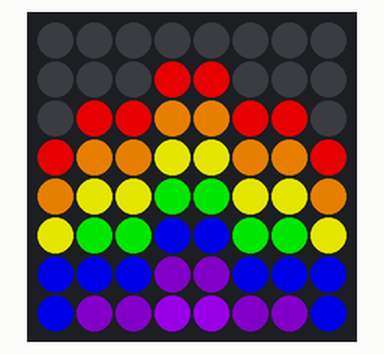
Recording of a program running on a simulated Raspberry Pi (BCM pin numbers) with a Sense HAT. Shown: the Sense HAT's 8×8 RGB LED matrix. Dim RGB values are drawn brighter than linear. At 4.0 s the program stops and its outputs stay as they are.

Above: at 0.1 s.
At 1.1 s:
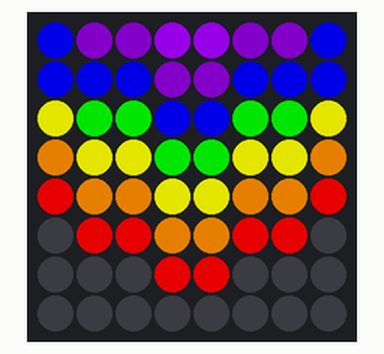
At 2.6 s:
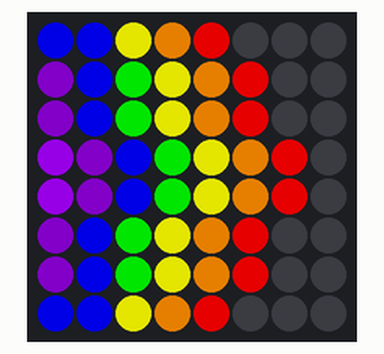
At 3.6 s:
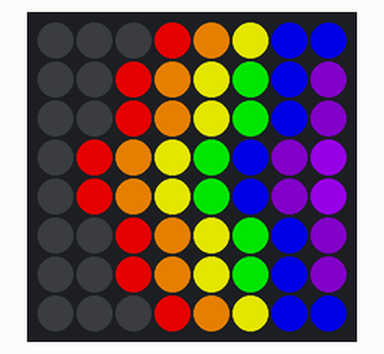

The program:

rainbow.py
```python
from sense_hat import SenseHat
from time import sleep

sense = SenseHat()
sense.low_light= True

r = [255,0,0]
o = [255,127,0]
y = [255,255,0]
g = [0,255,0]
b = [0,0,255]
i = [75,0,130]
v = [159,0,255]
e = [0,0,0]

image = [
e,e,e,e,e,e,e,e,
e,e,e,r,r,e,e,e,
e,r,r,o,o,r,r,e,
r,o,o,y,y,o,o,r,
o,y,y,g,g,y,y,o,
y,g,g,b,b,g,g,y,
b,b,b,i,i,b,b,b,
b,i,i,v,v,i,i,b
]

sense.set_pixels(image)

angles = [0, 90, 180, 270, 0, 90, 180, 270]
for r in angles:
    sense.set_rotation(r)
    sleep(0.5)

sense.clear()
```

Measured:
- what the display in image 1 shows lasts 0.5 s, from 1.0 s to 1.5 s
